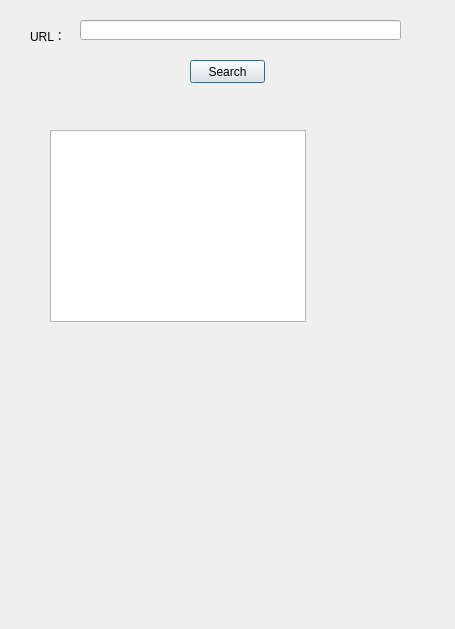
<?xml version="1.0" encoding="UTF-8"?>
<ui version="4.0">
 <class>MainWindowClass</class>
 <widget class="QDialog" name="MainWindowClass">
  <property name="geometry">
   <rect>
    <x>0</x>
    <y>0</y>
    <width>455</width>
    <height>629</height>
   </rect>
  </property>
  <property name="windowTitle">
   <string>MainWindow</string>
  </property>
  <widget class="QLabel" name="label">
   <property name="geometry">
    <rect>
     <x>30</x>
     <y>30</y>
     <width>54</width>
     <height>12</height>
    </rect>
   </property>
   <property name="text">
    <string>URL：</string>
   </property>
  </widget>
  <widget class="QPushButton" name="searchBtn">
   <property name="geometry">
    <rect>
     <x>190</x>
     <y>60</y>
     <width>75</width>
     <height>23</height>
    </rect>
   </property>
   <property name="text">
    <string>Search</string>
   </property>
  </widget>
  <widget class="QLineEdit" name="urlLineEdit">
   <property name="geometry">
    <rect>
     <x>80</x>
     <y>20</y>
     <width>321</width>
     <height>20</height>
    </rect>
   </property>
  </widget>
  <widget class="QTextBrowser" name="textBrowser">
   <property name="geometry">
    <rect>
     <x>50</x>
     <y>130</y>
     <width>256</width>
     <height>192</height>
    </rect>
   </property>
  </widget>
 </widget>
 <layoutdefault spacing="6" margin="11"/>
 <resources>
  <include location="mainwindow.qrc"/>
 </resources>
 <connections/>
</ui>
